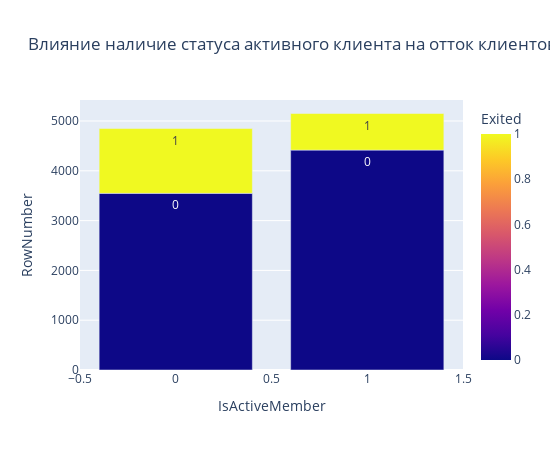

The notebook cell saved with this chart:
### Markdown cell above
#### 9.8. 
Как влияет наличие статуса активного клиента на отток клиентов? Постройте диаграмму, иллюстрирующую это. Что бы вы предложили банку, чтобы уменьшить отток клиентов среди неактивных?

### Code cell
df=churn_data.groupby(by=['IsActiveMember', 'Exited'], as_index=False)['RowNumber'].count()
display(df)
bar=px.bar(
    data_frame=df,
    x='IsActiveMember',
    y='RowNumber',
    color='Exited',
    text='Exited',
    width=550,
    height=450,
    title='Влияние наличие статуса активного клиента на отток клиентов'
)
bar.show()

### Figure 1 — Plotly figure (JSON) as saved in the notebook; plotly's stock layout.template omitted (floating-point values rounded to 4 significant figures)
{"data": [{"alignmentgroup": "True", "hovertemplate": "IsActiveMember=%{x}<br>RowNumber=%{y}<br>Exited=%{marker.color}<extra></extra>", "legendgroup": "", "marker": {"color": [0, 1, 0, 1], "coloraxis": "coloraxis", "pattern": {"shape": ""}}, "name": "", "offsetgroup": "", "orientation": "v", "showlegend": false, "text": [0, 1, 0, 1], "textposition": "auto", "type": "bar", "x": [0, 0, 1, 1], "xaxis": "x", "y": [3547, 1302, 4416, 735], "yaxis": "y"}], "layout": {"barmode": "relative", "coloraxis": {"colorbar": {"title": {"text": "Exited"}}, "colorscale": [[0, "#0d0887"], [0.1111, "#46039f"], [0.2222, "#7201a8"], [0.3333, "#9c179e"], [0.4444, "#bd3786"], [0.5556, "#d8576b"], [0.6667, "#ed7953"], [0.7778, "#fb9f3a"], [0.8889, "#fdca26"], [1, "#f0f921"]]}, "height": 450, "legend": {"tracegroupgap": 0}, "title": {"text": "Влияние наличие статуса активного клиента на отток клиентов"}, "width": 550, "xaxis": {"anchor": "y", "domain": [0, 1], "title": {"text": "IsActiveMember"}}, "yaxis": {"anchor": "x", "domain": [0, 1], "title": {"text": "RowNumber"}}}}
